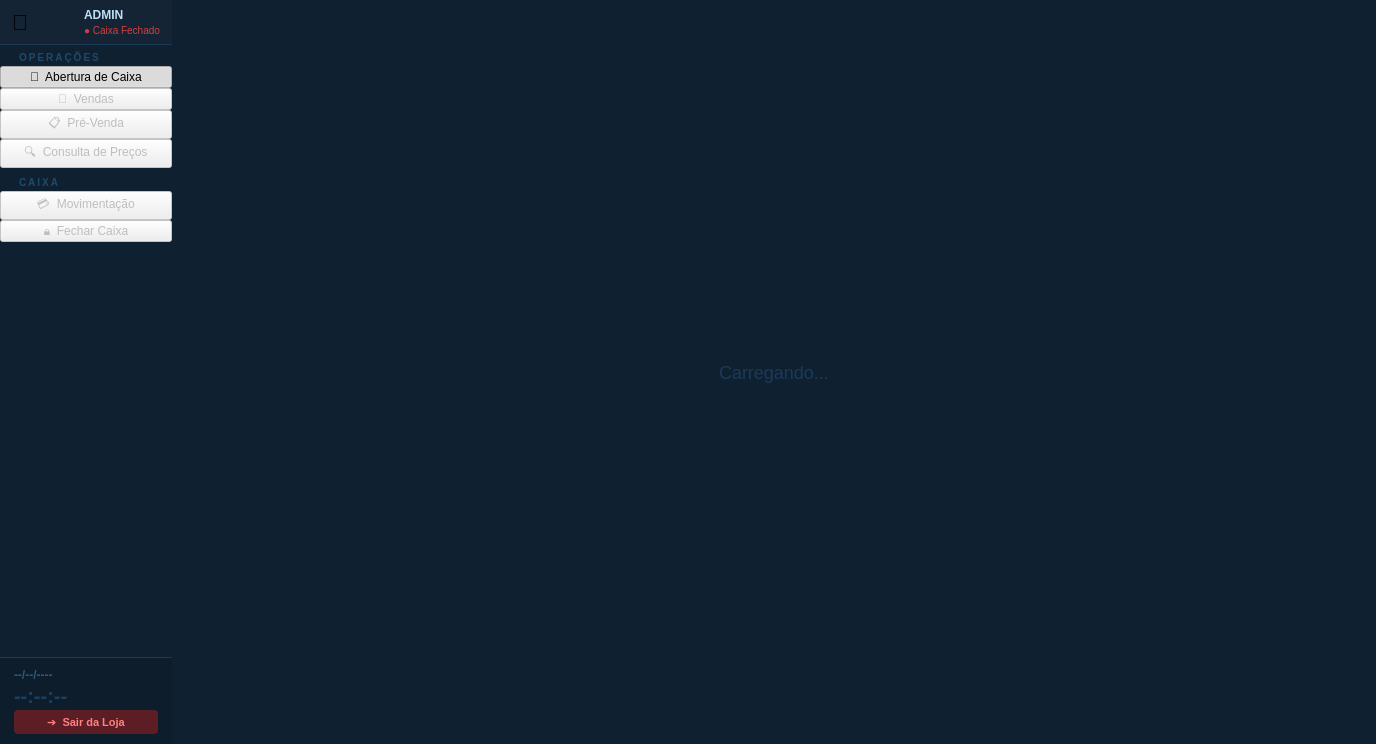
<?xml version="1.0" encoding="UTF-8"?>
<ui version="4.0">
 <class>FrenteLoja</class>
 <widget class="QMainWindow" name="FrenteLoja">
  <property name="geometry">
   <rect>
    <x>0</x>
    <y>0</y>
    <width>1376</width>
    <height>744</height>
   </rect>
  </property>
  <property name="windowTitle">
   <string>CSPdv - Frente de Loja</string>
  </property>
  <property name="styleSheet">
   <string notr="true">
    QMainWindow { background-color: #0f2030; font-family: Arial; }
   </string>
  </property>
  <widget class="QWidget" name="centralWidget">
   <layout class="QHBoxLayout" name="rootHLayout" stretch="1,7">
    <property name="spacing">
     <number>0</number>
    </property>
    <property name="leftMargin">
     <number>0</number>
    </property>
    <property name="topMargin">
     <number>0</number>
    </property>
    <property name="rightMargin">
     <number>0</number>
    </property>
    <property name="bottomMargin">
     <number>0</number>
    </property>
    <item>
     <widget class="QFrame" name="frameSidebar">
      <property name="styleSheet">
       <string notr="true">
        QFrame#frameSidebar {
         background: qlineargradient(x1:0,y1:0,x2:1,y2:0,
          stop:0 #0a1828, stop:1 #0f2038);
         border-right: 2px solid #1a3a5a;
        }
        QPushButton[navBtn=&quot;true&quot;] {
         background-color: transparent;
         color: #4a7a9a;
         font-size: 12px;
         font-weight: bold;
         border: none;
         border-left: 3px solid transparent;
         border-radius: 0px;
         padding: 11px 16px;
         text-align: left;
         min-height: 46px;
        }
        QPushButton[navBtn=&quot;true&quot;]:hover {
         background-color: rgba(255,255,255,6);
         color: #8ab4d0;
         border-left: 3px solid rgba(53,133,200,60);
        }
        QPushButton[navBtn=&quot;true&quot;]:checked {
         background-color: rgba(53,133,200,18);
         color: white;
         border-left: 3px solid #3585c8;
        }
        QPushButton[navBtn=&quot;true&quot;]:disabled {
         color: #1a3a5a;
         border-left: 3px solid transparent;
         background-color: transparent;
        }
       </string>
      </property>
      <layout class="QVBoxLayout" name="sidebarVLayout">
       <property name="spacing">
        <number>0</number>
       </property>
       <property name="leftMargin">
        <number>0</number>
       </property>
       <property name="topMargin">
        <number>0</number>
       </property>
       <property name="rightMargin">
        <number>0</number>
       </property>
       <property name="bottomMargin">
        <number>0</number>
       </property>
       <item>
        <widget class="QFrame" name="frameSidebarOperador">
         <property name="styleSheet">
          <string notr="true">
           QFrame#frameSidebarOperador {
            background-color: rgba(255,255,255,5);
            border-bottom: 1px solid #1a3a5a;
           }
          </string>
         </property>
         <layout class="QHBoxLayout" name="operadorHL">
          <property name="spacing">
           <number>8</number>
          </property>
          <property name="leftMargin">
           <number>12</number>
          </property>
          <property name="topMargin">
           <number>8</number>
          </property>
          <property name="rightMargin">
           <number>12</number>
          </property>
          <property name="bottomMargin">
           <number>8</number>
          </property>
          <item>
           <widget class="QLabel" name="lblOpIcone">
            <property name="styleSheet">
             <string notr="true">font-size:22px;</string>
            </property>
            <property name="text">
             <string>👤</string>
            </property>
           </widget>
          </item>
          <item>
           <layout class="QVBoxLayout">
            <property name="spacing">
             <number>2</number>
            </property>
            <item>
             <widget class="QLabel" name="lblOpNome">
              <property name="styleSheet">
               <string notr="true">font-size:12px;font-weight:bold;color:#c0dff4;</string>
              </property>
              <property name="text">
               <string>ADMIN</string>
              </property>
             </widget>
            </item>
            <item>
             <widget class="QLabel" name="lblCaixaStatus">
              <property name="styleSheet">
               <string notr="true">font-size:10px;color:#cc4040;</string>
              </property>
              <property name="text">
               <string>● Caixa Fechado</string>
              </property>
             </widget>
            </item>
           </layout>
          </item>
         </layout>
        </widget>
       </item>
       <item>
        <widget class="QLabel" name="lblSecaoPrincipal">
         <property name="styleSheet">
          <string notr="true">color:#1e4a6a;font-size:10px;font-weight:bold;letter-spacing:2px;padding:6px 16px 2px 16px;</string>
         </property>
         <property name="text">
          <string>OPERAÇÕES</string>
         </property>
        </widget>
       </item>
       <item>
        <widget class="QPushButton" name="btnNavAbertura">
         <property name="text">
          <string>🔑  Abertura de Caixa</string>
         </property>
         <property name="checkable">
          <bool>true</bool>
         </property>
         <property name="checked">
          <bool>true</bool>
         </property>
        </widget>
       </item>
       <item>
        <widget class="QPushButton" name="btnNavVendas">
         <property name="enabled">
          <bool>false</bool>
         </property>
         <property name="text">
          <string>🛒  Vendas</string>
         </property>
         <property name="checkable">
          <bool>true</bool>
         </property>
        </widget>
       </item>
       <item>
        <widget class="QPushButton" name="btnNavPreVenda">
         <property name="enabled">
          <bool>false</bool>
         </property>
         <property name="text">
          <string>📋  Pré-Venda</string>
         </property>
         <property name="checkable">
          <bool>true</bool>
         </property>
        </widget>
       </item>
       <item>
        <widget class="QPushButton" name="btnNavConsulta">
         <property name="enabled">
          <bool>false</bool>
         </property>
         <property name="text">
          <string>🔍  Consulta de Preços</string>
         </property>
         <property name="checkable">
          <bool>true</bool>
         </property>
        </widget>
       </item>
       <item>
        <widget class="QLabel" name="lblSecaoCaixa">
         <property name="styleSheet">
          <string notr="true">color:#1e4a6a;font-size:10px;font-weight:bold;letter-spacing:2px;padding:8px 16px 2px 16px;</string>
         </property>
         <property name="text">
          <string>CAIXA</string>
         </property>
        </widget>
       </item>
       <item>
        <widget class="QPushButton" name="btnNavMovimentacao">
         <property name="enabled">
          <bool>false</bool>
         </property>
         <property name="text">
          <string>💳  Movimentação</string>
         </property>
         <property name="checkable">
          <bool>true</bool>
         </property>
        </widget>
       </item>
       <item>
        <widget class="QPushButton" name="btnNavFechamento">
         <property name="enabled">
          <bool>false</bool>
         </property>
         <property name="text">
          <string>🔒  Fechar Caixa</string>
         </property>
         <property name="checkable">
          <bool>true</bool>
         </property>
        </widget>
       </item>
       <item>
        <spacer name="sidebarSpacer">
         <property name="orientation">
          <enum>Qt::Vertical</enum>
         </property>
         <property name="sizeHint" stdset="0">
          <size>
           <width>10</width>
           <height>20</height>
          </size>
         </property>
        </spacer>
       </item>
       <item>
        <widget class="QFrame" name="frameSidebarFooter">
         <property name="styleSheet">
          <string notr="true">
           QFrame#frameSidebarFooter {
            background-color: rgba(0,0,0,20);
            border-top: 1px solid #1a3a5a;
           }
          </string>
         </property>
         <layout class="QVBoxLayout" name="footerVLayout">
          <property name="spacing">
           <number>2</number>
          </property>
          <property name="leftMargin">
           <number>14</number>
          </property>
          <property name="topMargin">
           <number>10</number>
          </property>
          <property name="rightMargin">
           <number>14</number>
          </property>
          <property name="bottomMargin">
           <number>10</number>
          </property>
          <item>
           <widget class="QLabel" name="lblSidebarDataHora">
            <property name="styleSheet">
             <string notr="true">color:#2a5a7a;font-size:12px;font-weight:bold;</string>
            </property>
            <property name="text">
             <string>--/--/----</string>
            </property>
           </widget>
          </item>
          <item>
           <widget class="QLabel" name="lblSidebarHora">
            <property name="styleSheet">
             <string notr="true">color:#1a4060;font-size:20px;font-weight:bold;</string>
            </property>
            <property name="text">
             <string>--:--:--</string>
            </property>
           </widget>
          </item>
          <item>
           <widget class="QPushButton" name="btnSairLoja">
            <property name="styleSheet">
             <string notr="true">
              QPushButton{background-color:rgba(180,30,30,120);color:#ff8080;font-size:11px;font-weight:bold;border:1px solid rgba(180,30,30,80);border-radius:4px;padding:4px 8px;}
              QPushButton:hover{background-color:rgba(200,40,40,160);}
              QPushButton:pressed{background-color:rgba(140,20,20,160);}
             </string>
            </property>
            <property name="text">
             <string>➔  Sair da Loja</string>
            </property>
           </widget>
          </item>
         </layout>
        </widget>
       </item>
      </layout>
     </widget>
    </item>
    <item>
     <widget class="QStackedWidget" name="stackedContent">
      <property name="styleSheet">
       <string notr="true">QStackedWidget { background-color: #0f2030; }</string>
      </property>
      <property name="currentIndex">
       <number>0</number>
      </property>
      <widget class="QWidget" name="pageDefault">
       <property name="styleSheet">
        <string notr="true">QWidget { background-color: #0f2030; }</string>
       </property>
       <layout class="QVBoxLayout" name="defaultVLayout">
        <item>
         <spacer>
          <property name="orientation">
           <enum>Qt::Vertical</enum>
          </property>
          <property name="sizeHint" stdset="0">
           <size>
            <width>10</width>
            <height>10</height>
           </size>
          </property>
         </spacer>
        </item>
        <item>
         <widget class="QLabel" name="lblDefaultMsg">
          <property name="styleSheet">
           <string notr="true">color:#1a3a5a;font-size:18px;</string>
          </property>
          <property name="text">
           <string>Carregando...</string>
          </property>
          <property name="alignment">
           <set>Qt::AlignCenter</set>
          </property>
         </widget>
        </item>
        <item>
         <spacer>
          <property name="orientation">
           <enum>Qt::Vertical</enum>
          </property>
          <property name="sizeHint" stdset="0">
           <size>
            <width>10</width>
            <height>10</height>
           </size>
          </property>
         </spacer>
        </item>
       </layout>
      </widget>
     </widget>
    </item>
   </layout>
  </widget>
 </widget>
 <resources/>
 <connections/>
</ui>
